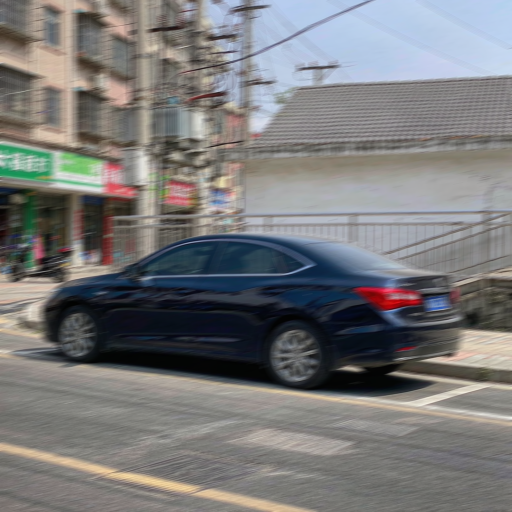
//> input picture 底层算法演示/运动去模糊/assets/motion_blurred.png, 1024 x 1024 px (shown at 1/2 size)
$ ./motion_deblur -i=../assets/motion_blurred.png   (built with g++ and OpenCV 4)
//> lines starting //> are read from the running program, lines starting //| are printed output that depends on the picture; after the words box and inside, x2 and y2 are one past the last pixel; in counts of white or black regions, pixels touching at a corner belong together
/**
 * @file    motion_deblur.cpp
 * @brief   运动去模糊演示：用直线运动模糊核 + 维纳滤波复原运动模糊图像。
 * @details 流程：构造运动模糊核 -> 扫描角度与长度 -> 维纳滤波复原 -> 用 PSNR 选最优参数。
 * @note    依赖：OpenCV 4.x（core / imgproc / imgcodecs / highgui）
 *          与离焦模糊（各向同性高斯核）不同，运动模糊的 PSF 是一条线段，
 *          方向和长度都未知，所以必须二维扫描；核的能量归一化为 1，否则复原图亮度会漂移。
 */

#include <algorithm>
#include <cmath>
#include <iomanip>
#include <iostream>
#include <string>
#include <vector>

#include <opencv2/opencv.hpp>
#include <opencv2/core/utils/filesystem.hpp>

namespace {

const int kPanelWidth = 480;
const int kPanelHeight = 360;
const int kTitleHeight = 30;
const int kKernelSize = 63;

/** @brief 在若干候选位置中查找素材，便于从不同工作目录运行。 */
std::string locateAsset(const std::string& fileName)
{
//> called with fileName = "sharp.png"
    const std::vector<std::string> candidates = {
        "../../assets/" + fileName, "../assets/" + fileName, "assets/" + fileName};
    for (const auto& path : candidates) {
        if (cv::utils::fs::exists(path)) {
            return path;
        }
    }
    return candidates.front();
}

/** @brief 由素材路径推导输出目录：<demo>/assets/x.png -> <demo>/output。 */
std::string outputDirFor(const std::string& inputPath)
{
    std::string dir = inputPath;
    const size_t slash = dir.find_last_of("/\\");
    dir = (slash == std::string::npos) ? "." : dir.substr(0, slash);
    const size_t slash2 = dir.find_last_of("/\\");
    const std::string leaf = (slash2 == std::string::npos) ? dir : dir.substr(slash2 + 1);
    if (leaf == "assets") {
        dir = (slash2 == std::string::npos) ? "." : dir.substr(0, slash2);
    }
    return dir + "/output";
}

/** @brief 等比缩放并居中留白到固定面板。 */
cv::Mat fitPanel(const cv::Mat& image, const std::string& title)
{
    cv::Mat bgr;
    if (image.channels() == 1) {
        cv::cvtColor(image, bgr, cv::COLOR_GRAY2BGR);
    } else {
        bgr = image;
    }
    const double scale =
        std::min(kPanelWidth / static_cast<double>(bgr.cols),
                 kPanelHeight / static_cast<double>(bgr.rows));
    cv::Mat scaled;
    cv::resize(bgr, scaled, cv::Size(), scale, scale, cv::INTER_AREA);
    cv::Mat panel(kPanelHeight + kTitleHeight, kPanelWidth, CV_8UC3, cv::Scalar(255, 255, 255));
    const int x = (kPanelWidth - scaled.cols) / 2;
    const int y = kTitleHeight + (kPanelHeight - scaled.rows) / 2;
    scaled.copyTo(panel(cv::Rect(x, y, scaled.cols, scaled.rows)));
    cv::putText(panel, title, cv::Point(8, 21), cv::FONT_HERSHEY_SIMPLEX, 0.5,
                cv::Scalar(0, 0, 0), 1, cv::LINE_AA);
    return panel;
}

/** @brief 按列数拼接等尺寸面板。 */
cv::Mat montage(const std::vector<cv::Mat>& panels, int cols)
{
    const int rows = static_cast<int>((panels.size() + cols - 1) / cols);
    cv::Mat canvas(rows * panels[0].rows, cols * panels[0].cols, CV_8UC3, cv::Scalar(255, 255, 255));
    for (size_t i = 0; i < panels.size(); ++i) {
        const int r = static_cast<int>(i) / cols;
        const int c = static_cast<int>(i) % cols;
        panels[i].copyTo(canvas(cv::Rect(c * panels[i].cols, r * panels[i].rows,
                                         panels[i].cols, panels[i].rows)));
    }
    return canvas;
}

/** @brief 四个象限对角互换，把零频搬到画布中心。 */
void fftShift(cv::Mat& mat)
{
    const int cx = mat.cols / 2;
    const int cy = mat.rows / 2;
    cv::Mat q0(mat, cv::Rect(0, 0, cx, cy));
    cv::Mat q1(mat, cv::Rect(cx, 0, cx, cy));
    cv::Mat q2(mat, cv::Rect(0, cy, cx, cy));
    cv::Mat q3(mat, cv::Rect(cx, cy, cx, cy));
    cv::Mat tmp;
    q0.copyTo(tmp);
    q3.copyTo(q0);
    tmp.copyTo(q3);
    q1.copyTo(tmp);
    q2.copyTo(q1);
    tmp.copyTo(q2);
}

/**
 * @brief  构造直线运动模糊核。
 * @param  length 运动长度（像素）。
 * @param  angle  运动方向（度）。
 * @return kKernelSize×kKernelSize 的浮点核，能量归一化为 1。
 */
cv::Mat motionKernel(double length, double angleDeg)
{
    cv::Mat kernel = cv::Mat::zeros(kKernelSize, kKernelSize, CV_32F);
    const cv::Point2f center(kKernelSize / 2.0f, kKernelSize / 2.0f);
    const double rad = angleDeg * CV_PI / 180.0;
    const cv::Point2f offset(static_cast<float>(std::cos(rad) * length / 2.0),
                             static_cast<float>(std::sin(rad) * length / 2.0));
    cv::line(kernel, center - offset, center + offset, cv::Scalar::all(1.0), 1, cv::LINE_AA);
    const double total = cv::sum(kernel)[0];
    if (total > 0.0) {
        kernel /= total;  // 归一化，保证复原图亮度不漂移
    }
    return kernel;
}

/**
 * @brief  维纳滤波复原。
 * @param  gray   模糊灰度图。
 * @param  kernel 空间域 PSF（尺寸可小于图像）。
 * @param  k      噪声功率比。
 * @return 复原结果（CV_8U）。
 */
cv::Mat wiener(const cv::Mat& gray, const cv::Mat& kernel, double k)
{
    cv::Mat srcFloat;
    gray.convertTo(srcFloat, CV_32F);
    cv::Mat srcSpectrum;
    cv::dft(srcFloat, srcSpectrum, cv::DFT_COMPLEX_OUTPUT);

    cv::Mat padded = cv::Mat::zeros(gray.size(), CV_32F);
    const int half = kernel.rows / 2;
    kernel.copyTo(padded(cv::Rect(gray.cols / 2 - half, gray.rows / 2 - half,
                                  kernel.cols, kernel.rows)));
    fftShift(padded);
    cv::Mat psfSpectrum;
    cv::dft(padded, psfSpectrum, cv::DFT_COMPLEX_OUTPUT);

    cv::Mat numerator;
    cv::mulSpectrums(srcSpectrum, psfSpectrum, numerator, 0, true);

    std::vector<cv::Mat> psfPlanes;
    cv::split(psfSpectrum, psfPlanes);
    cv::Mat denominator;
    cv::magnitude(psfPlanes[0], psfPlanes[1], denominator);
    denominator = denominator.mul(denominator) + k;

    std::vector<cv::Mat> numPlanes;
    cv::split(numerator, numPlanes);
    numPlanes[0] = numPlanes[0] / denominator;
    numPlanes[1] = numPlanes[1] / denominator;

    cv::Mat filtered;
    cv::merge(numPlanes, filtered);
    cv::Mat restored;
    cv::idft(filtered, restored, cv::DFT_SCALE | cv::DFT_REAL_OUTPUT);
    cv::Mat result;
    restored.convertTo(result, CV_8U);
    return result;
}

/** @brief 计算两幅 8 位灰度图的 PSNR(dB)。 */
double psnr(const cv::Mat& a, const cv::Mat& b)
{
    cv::Mat diff;
    cv::absdiff(a, b, diff);
    diff.convertTo(diff, CV_32F);
    const double mse = cv::mean(diff.mul(diff))[0];
    return mse <= 0.0 ? 99.0 : 10.0 * std::log2(255.0 * 255.0 / mse) / std::log2(10.0);
}

}  // namespace

/**
 * @brief  主流程：扫描运动核的角度与长度并取最优复原。
 * @param  argc 参数个数。
 * @param  argv 参数列表。
 * @return 0 表示成功，非 0 表示失败。
 */
int main(int argc, char** argv)
{
    const cv::String keys =
        "{help h usage ? |      | 打印帮助信息 }"
        "{i input        |      | 模糊图像，缺省读取 assets/motion_blurred.png }"
        "{r reference    |      | 清晰参考图，缺省读取 assets/sharp.png }"
        "{o output       |      | 输出图像路径，缺省写入 <目录>/output/motion_deblur.png }"
        "{k K            | 0.01 | 噪声功率比 }"
        "{d display      | 0    | 是否弹窗显示 (1=显示, 0=不显示) }";

    cv::CommandLineParser parser(argc, argv, keys);
    parser.about("运动去模糊演示: 运动核扫描 + 维纳滤波\n参数请使用 --key=value 形式");
    if (parser.has("help")) {
        parser.printMessage();
        return 0;
    }
    if (!parser.check()) {
        parser.printErrors();
        parser.printMessage();
        return -1;
    }

    std::string inputPath = parser.get<std::string>("input");
    std::string refPath = parser.get<std::string>("reference");
    if (inputPath.empty()) {
        inputPath = locateAsset("motion_blurred.png");
    }
    if (refPath.empty()) {
        refPath = locateAsset("sharp.png");
    }

    const cv::Mat blurred = cv::imread(inputPath, cv::IMREAD_GRAYSCALE);
//> blurred: 1024 rows x 1024 cols, CV_8UC1; min 1, max 245, mean 120.3
    if (blurred.empty()) {
        std::cerr << "无法读取图像: " << inputPath << std::endl;
        return -1;
    }
    const cv::Mat reference = cv::imread(refPath, cv::IMREAD_GRAYSCALE);
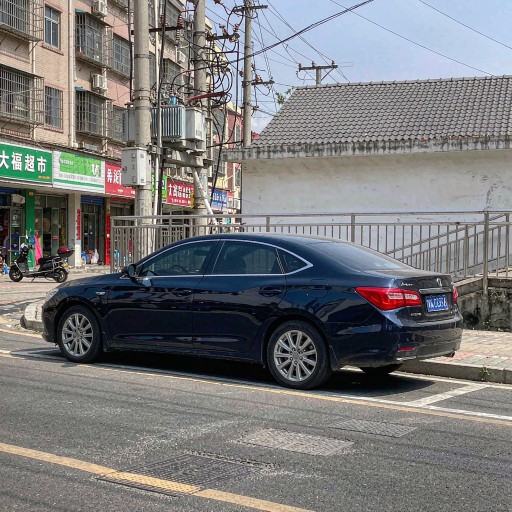
//> input picture 底层算法演示/运动去模糊/assets/sharp.png, 1024 x 1024 px (shown at 1/2 size)
//> reference: 1024 rows x 1024 cols, CV_8UC1; min 0, max 255, mean 120.3
    const bool hasRef = !reference.empty() && reference.size() == blurred.size();
    const double k = std::max(1e-8, parser.get<double>("K"));

    // 步骤 1~2：两阶段扫描运动核。先粗扫定位大致方向，再在附近细化，
    //          否则角度/长度的量化误差会让复原质量比不处理还差。
    double bestPsnr = -1.0;
    double bestAngle = 0.0;
    double bestLength = 10.0;
    cv::Mat bestRestored;

    auto evaluate = [&](double angle, double length) {
        const cv::Mat restored = wiener(blurred, motionKernel(length, angle), k);
        const double value = hasRef ? psnr(restored, reference) : 0.0;
        if (value > bestPsnr) {
            bestPsnr = value;
            bestAngle = angle;
            bestLength = length;
            bestRestored = restored;
        }
    };

    std::cout << "粗扫 (角度步长 15, 长度 10/20/30):\n";
    for (int angle = 0; angle < 180; angle += 15) {
        for (double length : {10.0, 20.0, 30.0}) {
            evaluate(angle, length);
        }
    }
    std::cout << "  粗扫最优: 角度 " << bestAngle << " 度, 长度 " << bestLength
              << " 像素, PSNR " << std::fixed << std::setprecision(2) << bestPsnr << " dB\n";

    const double coarseAngle = bestAngle;
    const double coarseLength = bestLength;
    for (double angle = coarseAngle - 10.0; angle <= coarseAngle + 10.0 + 1e-9; angle += 5.0) {
        for (double length = std::max(2.0, coarseLength - 6.0);
             length <= coarseLength + 6.0 + 1e-9; length += 2.0) {
            evaluate(angle, length);
        }
    }
    std::cout << "  细化后最优: 角度 " << bestAngle << " 度, 长度 " << bestLength
              << " 像素, PSNR " << bestPsnr << " dB\n";

    // 步骤 3~4：用最优核复原并评估。
    if (bestRestored.empty()) {
        bestRestored = wiener(blurred, motionKernel(16.0, 0.0), k);
    }
    std::cout << "\n输入: " << inputPath << "\n";
    std::cout << "  最优运动核: 角度 " << bestAngle << " 度, 长度 " << bestLength << " 像素, K="
              << std::scientific << k << std::defaultfloat << "\n";
    if (hasRef) {
        std::cout << std::fixed << std::setprecision(2);
        std::cout << "  模糊图 PSNR: " << psnr(blurred, reference) << " dB\n";
//> in psnr, `cv::absdiff(a, b, diff);`:
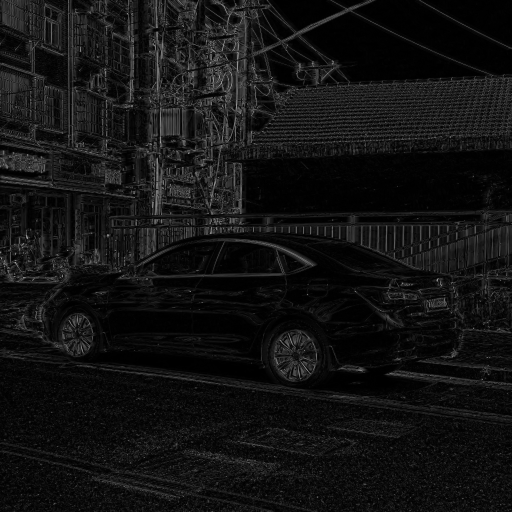
//> diff: 1024 rows x 1024 cols, CV_8UC1 (shown at 1/2 size); min 0, max 195, mean 18.3
//> in psnr, `const double mse = cv::mean(diff.mul(diff))[0];`: mse = 803.9
//|   模糊图 PSNR: 19.08 dB
        std::cout << "  复原图 PSNR: " << psnr(bestRestored, reference) << " dB\n";
//> in psnr (call 2), `cv::absdiff(a, b, diff);`:
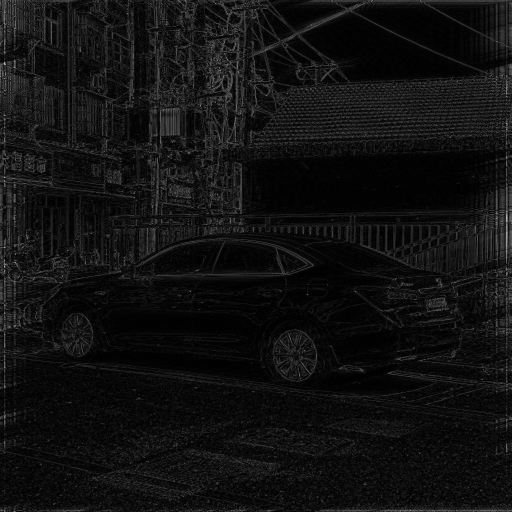
//> diff: 1024 rows x 1024 cols, CV_8UC1 (shown at 1/2 size); min 0, max 245, mean 16.8
//> in psnr (call 2), `const double mse = cv::mean(diff.mul(diff))[0];`: mse = 643
//|   复原图 PSNR: 20.05 dB
    } else {
        std::cout << "  参考图缺失，跳过 PSNR 评估\n";
    }

    const cv::Mat kernelView = motionKernel(bestLength, bestAngle);
//> in motionKernel, `cv::line(kernel, center - offset, center + offset, cv::Scalar::all(1.0..`:
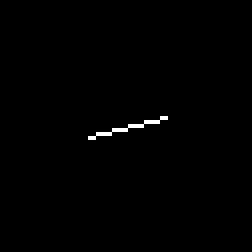
//> kernel: 63 rows x 63 cols, CV_32FC1 (shown 4 times larger); values 0 (black) and 1 (white), 0.5% white in thin lines or dots, all inside (x1, y1, x2, y2) = (22, 29, 42, 35)
//> bestLength = 20; bestAngle = 165
    cv::Mat kernelDisplay;
    cv::normalize(kernelView, kernelDisplay, 0, 255, cv::NORM_MINMAX, CV_8U);
    cv::resize(kernelDisplay, kernelDisplay, cv::Size(240, 240), 0, 0, cv::INTER_NEAREST);

    const std::vector<cv::Mat> panels = {
        fitPanel(blurred, "motion blurred"),
        fitPanel(bestRestored, "wiener restored"),
        fitPanel(hasRef ? reference : blurred, "sharp reference"),
        fitPanel(kernelDisplay, "estimated kernel")};
//> in fitPanel, `cv::putText(panel, title, cv::Point(8, 21), cv::FONT_HERSHEY_SIMPLEX, ..`: panel: 390 rows x 480 cols, CV_8UC3; min 1, max 255, mean 161.3
//> in fitPanel (call 2), `cv::putText(panel, title, cv::Point(8, 21), cv::FONT_HERSHEY_SIMPLEX, ..`: panel: 390 rows x 480 cols, CV_8UC3; min 0, max 255, mean 160.4
//> call 3 of fitPanel, with title = "sharp reference"
//> in fitPanel (call 3), `cv::putText(panel, title, cv::Point(8, 21), cv::FONT_HERSHEY_SIMPLEX, ..`:
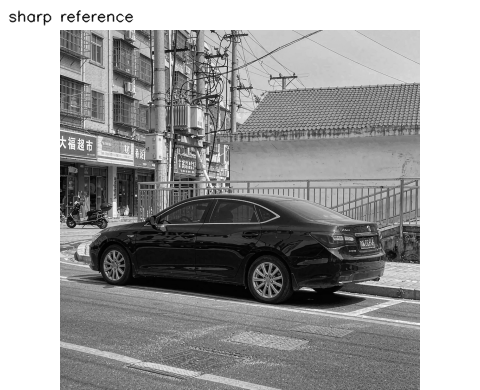
//> panel: 390 rows x 480 cols, CV_8UC3; min 1, max 255, mean 161.3
//> call 4 of fitPanel, with title = "estimated kernel"
//> in fitPanel (call 4), `cv::cvtColor(image, bgr, cv::COLOR_GRAY2BGR);`: bgr: 240 rows x 240 cols, CV_8UC3; 0.5% white; 1 white region, box (x1, y1, x2, y2) and area: (84, 111, 160, 134) 288
//> in fitPanel (call 4), `cv::putText(panel, title, cv::Point(8, 21), cv::FONT_HERSHEY_SIMPLEX, ..`:
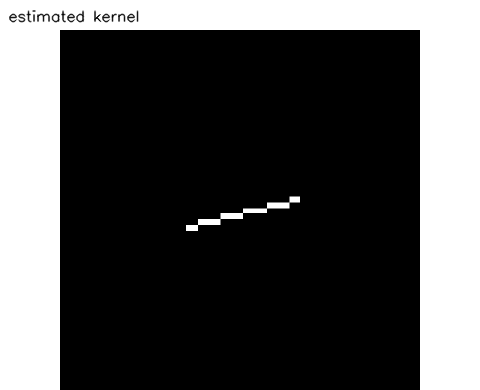
//> panel: 390 rows x 480 cols, CV_8UC3; min 0, max 255, mean 78.8
    const cv::Mat result = montage(panels, 2);
//> in montage, `const int rows = static_cast<int>((panels.size() + cols - 1) / cols);`: rows = 2
//> in montage, `cv::Mat canvas(rows * panels[0].rows, cols * panels[0].cols, CV_8UC3, ..`: canvas: 780 rows x 960 cols, CV_8UC3; every value is 255
//> the loop in montage, `for (size_t i = 0; i < panels.size(); ++i)` made 4 passes
//> after the loop in montage, `for (size_t i = 0; i < panels.size(); ++i)`:
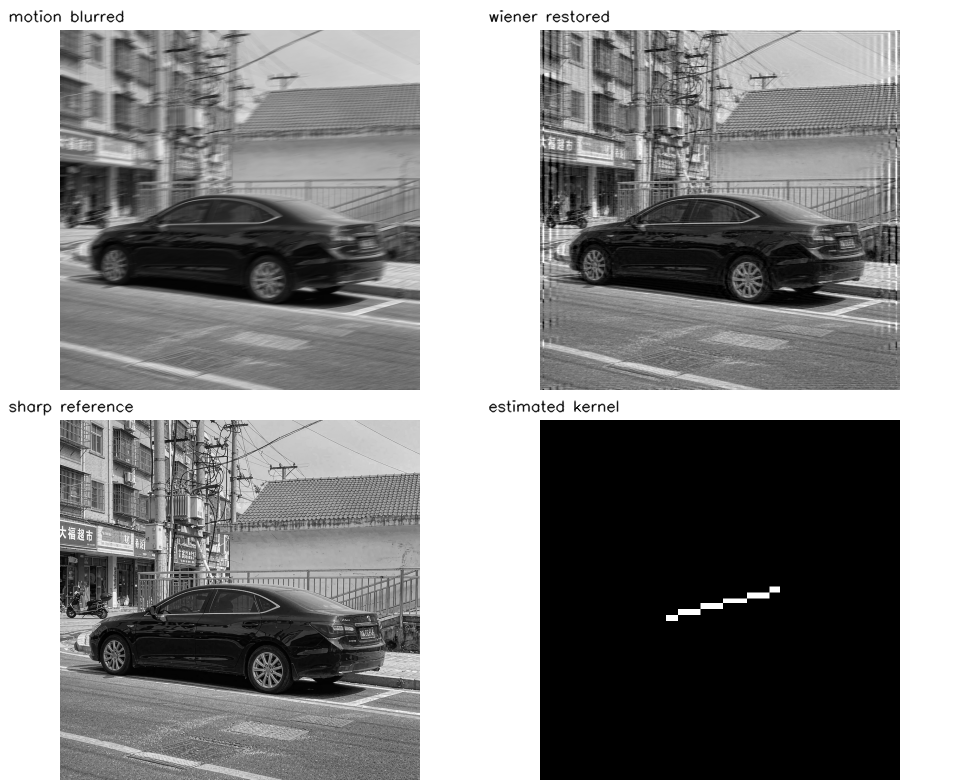
//> canvas: 780 rows x 960 cols, CV_8UC3; min 0, max 255, mean 140.5

    std::string outputPath = parser.get<std::string>("output");
    if (outputPath.empty()) {
        const std::string outDir = outputDirFor(inputPath);
        cv::utils::fs::createDirectories(outDir);
        outputPath = outDir + "/motion_deblur.png";
    }
    if (!cv::imwrite(outputPath, result)) {
        std::cerr << "无法写入输出图像: " << outputPath << std::endl;
        return -1;
    }
    std::cout << "结果已保存至 " << outputPath << std::endl;

    if (parser.get<int>("display") != 0) {
        cv::imshow("motion deblur", result);
        cv::waitKey(0);
    }
    return 0;
}
